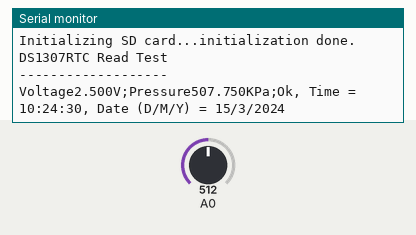
Recording of a sketch running on a simulated Arduino Uno, built with avr-gcc and run on an emulated ATmega328P. Shown: the last lines printed to the serial monitor. The test bench sets the inputs (shaded band); at power-on: A0 = 512. The local clock reads 2024-03-15 10:24:30 at power-on unless the sketch sets it; storage starts empty.

Above: at 1.4 s.
1.5 s: A0 set to 716
At 2.6 s:
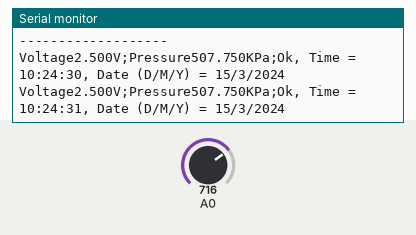
3.0 s: A0 set to 900
At 4.3 s:
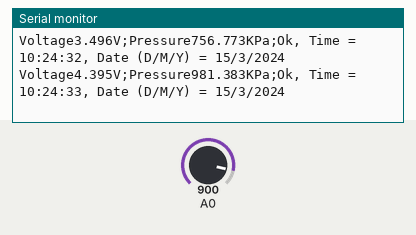
Timing chart, 0 to 6.0 s (numbered marks = the images above; inputs shaded):
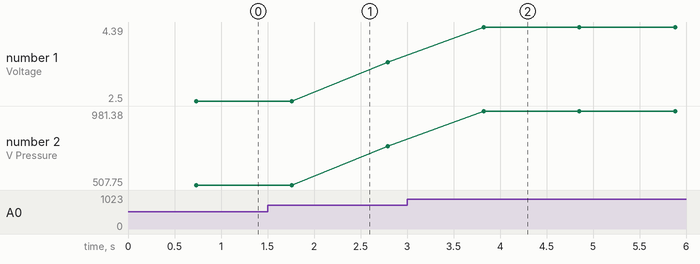

The sketch:

integrations_march_23.ino
```cpp
/////pressure sensor
#include <SPI.h>
#include <SD.h>
/////rtc
#include <Wire.h>
#include <TimeLib.h>
#include <DS1307RTC.h>


//////////////SD card
File myFile;

//////////////////PRessure sensor
const float  OffSet = 0.469 ;
float V, P;

///rtc
char hour_data, min_data, sec_data;
void setup()
{
  Serial.begin(9600);        // open serial port, set the baud rate to 9600 bps
  Serial.println("/** Initializing Water pressure sensor **/");
  sd_initialize();
  rtc_initialize();
}
void loop()
{
  pressure_sensor();
  rtc();
}
void pressure_sensor()
{
  //Connect sensor to Analog 0
  V = analogRead(0) * 5.00 / 1024;     //Sensor output voltage
  P = (V - OffSet) * 250;             //Calculate water pressure

  //Serial.print("Voltage:");
  //Serial.print(V, 3);
  //Serial.println("V");

  //Serial.print(" Pressure:");
  //Serial.print(P, 1);
  //Serial.println(" KPa");
  //Serial.println();
  delay(500);
}
void sd_initialize()
{
  while (!Serial) {
    ; // wait for serial port to connect. Needed for native USB port only
  }


  Serial.print("Initializing SD card...");

  if (!SD.begin(10)) {
    Serial.println("initialization failed!");
    while (1);
  }
  Serial.println("initialization done.");
}

void rtc_initialize()
{
  while (!Serial) ; // wait for serial
  delay(200);
  Serial.println("DS1307RTC Read Test");
  Serial.println("-------------------");
}
void rtc()
{

  tmElements_t tm;

  if (RTC.read(tm)) {
    //Serial.print("Ok, Time = ");
    // print2digits(tm.Hour);
    // Serial.write(':');
    // print2digits(tm.Minute);
    // Serial.write(':');
    // print2digits(tm.Second);
    // Serial.print(", Date (D/M/Y) = ");
    // Serial.print(tm.Day);
    //Serial.write('/');
    //Serial.print(tm.Month);
    //Serial.write('/');
    // Serial.print(tmYearToCalendar(tm.Year));
    //Serial.println();


    //////sd write
    myFile = SD.open("test.txt", FILE_WRITE);

    // if the file opened okay, write to it:
    if (myFile) {
       hour_data = tm.Hour;
       min_data = tm.Minute;
       sec_data = tm.Second;
      Serial.print("Voltage"); Serial.print(V, 3); Serial.print("V"); Serial.print(";");
      Serial.print("Pressure"); Serial.print(P, 3); Serial.print("KPa"); Serial.print(";");
      Serial.print("Ok, Time = "); Serial.print(tm.Hour); Serial.write(':'); print2digits(tm.Minute); Serial.write(':'); print2digits(tm.Second);
      Serial.print(", Date (D/M/Y) = "); Serial.print(tm.Day); Serial.write('/'); Serial.print(tm.Month); Serial.write('/'); Serial.print(tmYearToCalendar(tm.Year)); Serial.println();
      /*myFile.print("Voltage");*/ myFile.print(V, 3); myFile.print("V"); myFile.print(";"); /*myFile.print("Pressure");*/ myFile.print(P, 3); myFile.print("KPa"); myFile.print(";");
      /*myFile.print("Ok, Time = ");*/ myFile.print(tm.Hour); myFile.print(':'); myFile.print(tm.Minute); myFile.print(':'); myFile.print(tm.Second);myFile.print(",");
      /*myFile.print(", Date (D/M/Y) = ");*/ myFile.print(tm.Day); myFile.print('/'); myFile.print(tm.Month); myFile.print('/'); myFile.print(tmYearToCalendar(tm.Year)); myFile.println();
      //close the file:
      myFile.close();
      //Serial.print("done.");
    } else {
      // if the file didn't open, print an error:
      Serial.println("error opening test.txt");
    }

  } else {
    if (RTC.chipPresent()) {
      Serial.println("The DS1307 is stopped.  Please run the SetTime");
      Serial.println("example to initialize the time and begin running.");
      Serial.println();
    } else {
      Serial.println("DS1307 read error!  Please check the circuitry.");
      Serial.println();
    }
    delay(9000);
  }
  delay(500);
}
void print2digits(int number) {
  if (number >= 0 && number < 10) {
    Serial.write('0');
  }
  Serial.print(number);
}
```

Measured:
- after the input at 3.0 s, the serial monitor: prints a new line after 0.82 s (image 2)
- plotted number 1: 2.5 → 3.5 after the input at 1.5 s, 3.5 → 4.39 after the input at 3.0 s
- plotted number 2: 507.75 → 756.77 after the input at 1.5 s, 756.77 → 981.38 after the input at 3.0 s
